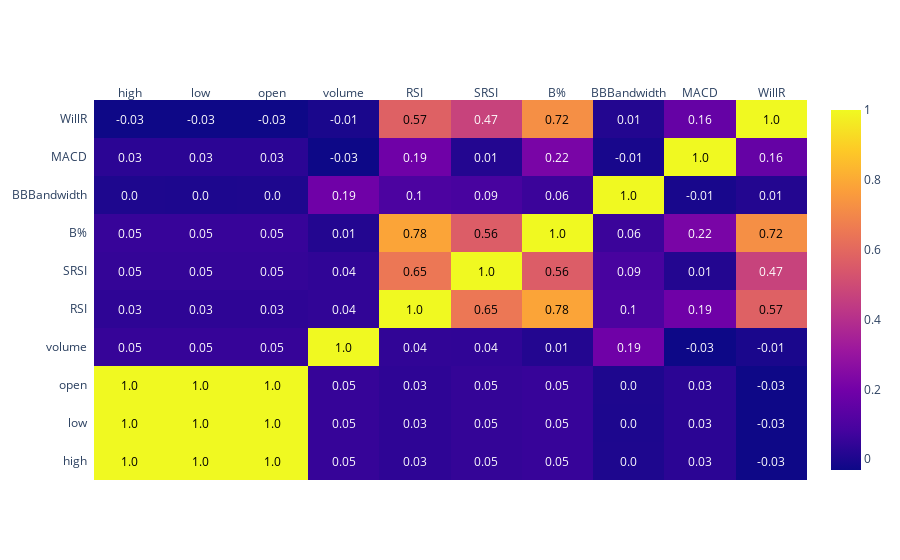

Notebook code cell kept with this figure:
### Code cell
import plotly.figure_factory as ff
corrs = x_train.corr()

correlation_figure = ff.create_annotated_heatmap(
    z=corrs.values,
    x=list(corrs.columns),
    y=list(corrs.index),
    annotation_text=corrs.round(2).values,
    showscale=True)
correlation_figure.show()

### Figure 1 — Plotly figure (JSON) as saved in the notebook; plotly's stock layout.template omitted (floating-point values rounded to 4 significant figures)
{"data": [{"colorscale": [[0, "#0d0887"], [0.1111, "#46039f"], [0.2222, "#7201a8"], [0.3333, "#9c179e"], [0.4444, "#bd3786"], [0.5556, "#d8576b"], [0.6667, "#ed7953"], [0.7778, "#fb9f3a"], [0.8889, "#fdca26"], [1, "#f0f921"]], "reversescale": false, "showscale": true, "type": "heatmap", "x": ["high", "low", "open", "volume", "RSI", "SRSI", "B%", "BBBandwidth", "MACD", "WillR"], "y": ["high", "low", "open", "volume", "RSI", "SRSI", "B%", "BBBandwidth", "MACD", "WillR"], "z": [[1, 1.0, 1.0, 0.05156, 0.0346, 0.04704, 0.05334, 0.002581, 0.02902, -0.02885], [1.0, 1, 1.0, 0.05087, 0.03455, 0.04699, 0.05337, 0.001963, 0.02922, -0.02884], [1.0, 1.0, 1, 0.05125, 0.03448, 0.04689, 0.05318, 0.002273, 0.02907, -0.02898], [0.05156, 0.05087, 0.05125, 1, 0.04079, 0.0385, 0.01281, 0.1897, -0.03108, -0.005468], [0.0346, 0.03455, 0.03448, 0.04079, 1, 0.6486, 0.7838, 0.09938, 0.19, 0.574], [0.04704, 0.04699, 0.04689, 0.0385, 0.6486, 1, 0.5618, 0.08903, 0.01308, 0.4688], [0.05334, 0.05337, 0.05318, 0.01281, 0.7838, 0.5618, 1, 0.06052, 0.2181, 0.7213], [0.002581, 0.001963, 0.002273, 0.1897, 0.09938, 0.08903, 0.06052, 1, -0.009218, 0.01372], [0.02902, 0.02922, 0.02907, -0.03108, 0.19, 0.01308, 0.2181, -0.009218, 1, 0.1649], [-0.02885, -0.02884, -0.02898, -0.005468, 0.574, 0.4688, 0.7213, 0.01372, 0.1649, 1]]}], "layout": {"annotations": [{"font": {"color": "#000000"}, "showarrow": false, "text": "1.0", "x": "high", "xref": "x", "y": "high", "yref": "y"}, {"font": {"color": "#000000"}, "showarrow": false, "text": "1.0", "x": "low", "xref": "x", "y": "high", "yref": "y"}, {"font": {"color": "#000000"}, "showarrow": false, "text": "1.0", "x": "open", "xref": "x", "y": "high", "yref": "y"}, {"font": {"color": "#FFFFFF"}, "showarrow": false, "text": "0.05", "x": "volume", "xref": "x", "y": "high", "yref": "y"}, {"font": {"color": "#FFFFFF"}, "showarrow": false, "text": "0.03", "x": "RSI", "xref": "x", "y": "high", "yref": "y"}, {"font": {"color": "#FFFFFF"}, "showarrow": false, "text": "0.05", "x": "SRSI", "xref": "x", "y": "high", "yref": "y"}, {"font": {"color": "#FFFFFF"}, "showarrow": false, "text": "0.05", "x": "B%", "xref": "x", "y": "high", "yref": "y"}, {"font": {"color": "#FFFFFF"}, "showarrow": false, "text": "0.0", "x": "BBBandwidth", "xref": "x", "y": "high", "yref": "y"}, {"font": {"color": "#FFFFFF"}, "showarrow": false, "text": "0.03", "x": "MACD", "xref": "x", "y": "high", "yref": "y"}, {"font": {"color": "#FFFFFF"}, "showarrow": false, "text": "-0.03", "x": "WillR", "xref": "x", "y": "high", "yref": "y"}, {"font": {"color": "#000000"}, "showarrow": false, "text": "1.0", "x": "high", "xref": "x", "y": "low", "yref": "y"}, {"font": {"color": "#000000"}, "showarrow": false, "text": "1.0", "x": "low", "xref": "x", "y": "low", "yref": "y"}, {"font": {"color": "#000000"}, "showarrow": false, "text": "1.0", "x": "open", "xref": "x", "y": "low", "yref": "y"}, {"font": {"color": "#FFFFFF"}, "showarrow": false, "text": "0.05", "x": "volume", "xref": "x", "y": "low", "yref": "y"}, {"font": {"color": "#FFFFFF"}, "showarrow": false, "text": "0.03", "x": "RSI", "xref": "x", "y": "low", "yref": "y"}, {"font": {"color": "#FFFFFF"}, "showarrow": false, "text": "0.05", "x": "SRSI", "xref": "x", "y": "low", "yref": "y"}, {"font": {"color": "#FFFFFF"}, "showarrow": false, "text": "0.05", "x": "B%", "xref": "x", "y": "low", "yref": "y"}, {"font": {"color": "#FFFFFF"}, "showarrow": false, "text": "0.0", "x": "BBBandwidth", "xref": "x", "y": "low", "yref": "y"}, {"font": {"color": "#FFFFFF"}, "showarrow": false, "text": "0.03", "x": "MACD", "xref": "x", "y": "low", "yref": "y"}, {"font": {"color": "#FFFFFF"}, "showarrow": false, "text": "-0.03", "x": "WillR", "xref": "x", "y": "low", "yref": "y"}, {"font": {"color": "#000000"}, "showarrow": false, "text": "1.0", "x": "high", "xref": "x", "y": "open", "yref": "y"}, {"font": {"color": "#000000"}, "showarrow": false, "text": "1.0", "x": "low", "xref": "x", "y": "open", "yref": "y"}, {"font": {"color": "#000000"}, "showarrow": false, "text": "1.0", "x": "open", "xref": "x", "y": "open", "yref": "y"}, {"font": {"color": "#FFFFFF"}, "showarrow": false, "text": "0.05", "x": "volume", "xref": "x", "y": "open", "yref": "y"}, {"font": {"color": "#FFFFFF"}, "showarrow": false, "text": "0.03", "x": "RSI", "xref": "x", "y": "open", "yref": "y"}, {"font": {"color": "#FFFFFF"}, "showarrow": false, "text": "0.05", "x": "SRSI", "xref": "x", "y": "open", "yref": "y"}, {"font": {"color": "#FFFFFF"}, "showarrow": false, "text": "0.05", "x": "B%", "xref": "x", "y": "open", "yref": "y"}, {"font": {"color": "#FFFFFF"}, "showarrow": false, "text": "0.0", "x": "BBBandwidth", "xref": "x", "y": "open", "yref": "y"}, {"font": {"color": "#FFFFFF"}, "showarrow": false, "text": "0.03", "x": "MACD", "xref": "x", "y": "open", "yref": "y"}, {"font": {"color": "#FFFFFF"}, "showarrow": false, "text": "-0.03", "x": "WillR", "xref": "x", "y": "open", "yref": "y"}, {"font": {"color": "#FFFFFF"}, "showarrow": false, "text": "0.05", "x": "high", "xref": "x", "y": "volume", "yref": "y"}, {"font": {"color": "#FFFFFF"}, "showarrow": false, "text": "0.05", "x": "low", "xref": "x", "y": "volume", "yref": "y"}, {"font": {"color": "#FFFFFF"}, "showarrow": false, "text": "0.05", "x": "open", "xref": "x", "y": "volume", "yref": "y"}, {"font": {"color": "#000000"}, "showarrow": false, "text": "1.0", "x": "volume", "xref": "x", "y": "volume", "yref": "y"}, {"font": {"color": "#FFFFFF"}, "showarrow": false, "text": "0.04", "x": "RSI", "xref": "x", "y": "volume", "yref": "y"}, {"font": {"color": "#FFFFFF"}, "showarrow": false, "text": "0.04", "x": "SRSI", "xref": "x", "y": "volume", "yref": "y"}, {"font": {"color": "#FFFFFF"}, "showarrow": false, "text": "0.01", "x": "B%", "xref": "x", "y": "volume", "yref": "y"}, {"font": {"color": "#FFFFFF"}, "showarrow": false, "text": "0.19", "x": "BBBandwidth", "xref": "x", "y": "volume", "yref": "y"}, {"font": {"color": "#FFFFFF"}, "showarrow": false, "text": "-0.03", "x": "MACD", "xref": "x", "y": "volume", "yref": "y"}, {"font": {"color": "#FFFFFF"}, "showarrow": false, "text": "-0.01", "x": "WillR", "xref": "x", "y": "volume", "yref": "y"}, {"font": {"color": "#FFFFFF"}, "showarrow": false, "text": "0.03", "x": "high", "xref": "x", "y": "RSI", "yref": "y"}, {"font": {"color": "#FFFFFF"}, "showarrow": false, "text": "0.03", "x": "low", "xref": "x", "y": "RSI", "yref": "y"}, {"font": {"color": "#FFFFFF"}, "showarrow": false, "text": "0.03", "x": "open", "xref": "x", "y": "RSI", "yref": "y"}, {"font": {"color": "#FFFFFF"}, "showarrow": false, "text": "0.04", "x": "volume", "xref": "x", "y": "RSI", "yref": "y"}, {"font": {"color": "#000000"}, "showarrow": false, "text": "1.0", "x": "RSI", "xref": "x", "y": "RSI", "yref": "y"}, {"font": {"color": "#000000"}, "showarrow": false, "text": "0.65", "x": "SRSI", "xref": "x", "y": "RSI", "yref": "y"}, {"font": {"color": "#000000"}, "showarrow": false, "text": "0.78", "x": "B%", "xref": "x", "y": "RSI", "yref": "y"}, {"font": {"color": "#FFFFFF"}, "showarrow": false, "text": "0.1", "x": "BBBandwidth", "xref": "x", "y": "RSI", "yref": "y"}, {"font": {"color": "#FFFFFF"}, "showarrow": false, "text": "0.19", "x": "MACD", "xref": "x", "y": "RSI", "yref": "y"}, {"font": {"color": "#000000"}, "showarrow": false, "text": "0.57", "x": "WillR", "xref": "x", "y": "RSI", "yref": "y"}, {"font": {"color": "#FFFFFF"}, "showarrow": false, "text": "0.05", "x": "high", "xref": "x", "y": "SRSI", "yref": "y"}, {"font": {"color": "#FFFFFF"}, "showarrow": false, "text": "0.05", "x": "low", "xref": "x", "y": "SRSI", "yref": "y"}, {"font": {"color": "#FFFFFF"}, "showarrow": false, "text": "0.05", "x": "open", "xref": "x", "y": "SRSI", "yref": "y"}, {"font": {"color": "#FFFFFF"}, "showarrow": false, "text": "0.04", "x": "volume", "xref": "x", "y": "SRSI", "yref": "y"}, {"font": {"color": "#000000"}, "showarrow": false, "text": "0.65", "x": "RSI", "xref": "x", "y": "SRSI", "yref": "y"}, {"font": {"color": "#000000"}, "showarrow": false, "text": "1.0", "x": "SRSI", "xref": "x", "y": "SRSI", "yref": "y"}, {"font": {"color": "#000000"}, "showarrow": false, "text": "0.56", "x": "B%", "xref": "x", "y": "SRSI", "yref": "y"}, {"font": {"color": "#FFFFFF"}, "showarrow": false, "text": "0.09", "x": "BBBandwidth", "xref": "x", "y": "SRSI", "yref": "y"}, {"font": {"color": "#FFFFFF"}, "showarrow": false, "text": "0.01", "x": "MACD", "xref": "x", "y": "SRSI", "yref": "y"}, {"font": {"color": "#FFFFFF"}, "showarrow": false, "text": "0.47", "x": "WillR", "xref": "x", "y": "SRSI", "yref": "y"}, {"font": {"color": "#FFFFFF"}, "showarrow": false, "text": "0.05", "x": "high", "xref": "x", "y": "B%", "yref": "y"}, {"font": {"color": "#FFFFFF"}, "showarrow": false, "text": "0.05", "x": "low", "xref": "x", "y": "B%", "yref": "y"}, {"font": {"color": "#FFFFFF"}, "showarrow": false, "text": "0.05", "x": "open", "xref": "x", "y": "B%", "yref": "y"}, {"font": {"color": "#FFFFFF"}, "showarrow": false, "text": "0.01", "x": "volume", "xref": "x", "y": "B%", "yref": "y"}, {"font": {"color": "#000000"}, "showarrow": false, "text": "0.78", "x": "RSI", "xref": "x", "y": "B%", "yref": "y"}, {"font": {"color": "#000000"}, "showarrow": false, "text": "0.56", "x": "SRSI", "xref": "x", "y": "B%", "yref": "y"}, {"font": {"color": "#000000"}, "showarrow": false, "text": "1.0", "x": "B%", "xref": "x", "y": "B%", "yref": "y"}, {"font": {"color": "#FFFFFF"}, "showarrow": false, "text": "0.06", "x": "BBBandwidth", "xref": "x", "y": "B%", "yref": "y"}, {"font": {"color": "#FFFFFF"}, "showarrow": false, "text": "0.22", "x": "MACD", "xref": "x", "y": "B%", "yref": "y"}, {"font": {"color": "#000000"}, "showarrow": false, "text": "0.72", "x": "WillR", "xref": "x", "y": "B%", "yref": "y"}, {"font": {"color": "#FFFFFF"}, "showarrow": false, "text": "0.0", "x": "high", "xref": "x", "y": "BBBandwidth", "yref": "y"}, {"font": {"color": "#FFFFFF"}, "showarrow": false, "text": "0.0", "x": "low", "xref": "x", "y": "BBBandwidth", "yref": "y"}, {"font": {"color": "#FFFFFF"}, "showarrow": false, "text": "0.0", "x": "open", "xref": "x", "y": "BBBandwidth", "yref": "y"}, {"font": {"color": "#FFFFFF"}, "showarrow": false, "text": "0.19", "x": "volume", "xref": "x", "y": "BBBandwidth", "yref": "y"}, {"font": {"color": "#FFFFFF"}, "showarrow": false, "text": "0.1", "x": "RSI", "xref": "x", "y": "BBBandwidth", "yref": "y"}, {"font": {"color": "#FFFFFF"}, "showarrow": false, "text": "0.09", "x": "SRSI", "xref": "x", "y": "BBBandwidth", "yref": "y"}, {"font": {"color": "#FFFFFF"}, "showarrow": false, "text": "0.06", "x": "B%", "xref": "x", "y": "BBBandwidth", "yref": "y"}, {"font": {"color": "#000000"}, "showarrow": false, "text": "1.0", "x": "BBBandwidth", "xref": "x", "y": "BBBandwidth", "yref": "y"}, {"font": {"color": "#FFFFFF"}, "showarrow": false, "text": "-0.01", "x": "MACD", "xref": "x", "y": "BBBandwidth", "yref": "y"}, {"font": {"color": "#FFFFFF"}, "showarrow": false, "text": "0.01", "x": "WillR", "xref": "x", "y": "BBBandwidth", "yref": "y"}, {"font": {"color": "#FFFFFF"}, "showarrow": false, "text": "0.03", "x": "high", "xref": "x", "y": "MACD", "yref": "y"}, {"font": {"color": "#FFFFFF"}, "showarrow": false, "text": "0.03", "x": "low", "xref": "x", "y": "MACD", "yref": "y"}, {"font": {"color": "#FFFFFF"}, "showarrow": false, "text": "0.03", "x": "open", "xref": "x", "y": "MACD", "yref": "y"}, {"font": {"color": "#FFFFFF"}, "showarrow": false, "text": "-0.03", "x": "volume", "xref": "x", "y": "MACD", "yref": "y"}, {"font": {"color": "#FFFFFF"}, "showarrow": false, "text": "0.19", "x": "RSI", "xref": "x", "y": "MACD", "yref": "y"}, {"font": {"color": "#FFFFFF"}, "showarrow": false, "text": "0.01", "x": "SRSI", "xref": "x", "y": "MACD", "yref": "y"}, {"font": {"color": "#FFFFFF"}, "showarrow": false, "text": "0.22", "x": "B%", "xref": "x", "y": "MACD", "yref": "y"}, {"font": {"color": "#FFFFFF"}, "showarrow": false, "text": "-0.01", "x": "BBBandwidth", "xref": "x", "y": "MACD", "yref": "y"}, {"font": {"color": "#000000"}, "showarrow": false, "text": "1.0", "x": "MACD", "xref": "x", "y": "MACD", "yref": "y"}, {"font": {"color": "#FFFFFF"}, "showarrow": false, "text": "0.16", "x": "WillR", "xref": "x", "y": "MACD", "yref": "y"}, {"font": {"color": "#FFFFFF"}, "showarrow": false, "text": "-0.03", "x": "high", "xref": "x", "y": "WillR", "yref": "y"}, {"font": {"color": "#FFFFFF"}, "showarrow": false, "text": "-0.03", "x": "low", "xref": "x", "y": "WillR", "yref": "y"}, {"font": {"color": "#FFFFFF"}, "showarrow": false, "text": "-0.03", "x": "open", "xref": "x", "y": "WillR", "yref": "y"}, {"font": {"color": "#FFFFFF"}, "showarrow": false, "text": "-0.01", "x": "volume", "xref": "x", "y": "WillR", "yref": "y"}, {"font": {"color": "#000000"}, "showarrow": false, "text": "0.57", "x": "RSI", "xref": "x", "y": "WillR", "yref": "y"}, {"font": {"color": "#FFFFFF"}, "showarrow": false, "text": "0.47", "x": "SRSI", "xref": "x", "y": "WillR", "yref": "y"}, {"font": {"color": "#000000"}, "showarrow": false, "text": "0.72", "x": "B%", "xref": "x", "y": "WillR", "yref": "y"}, {"font": {"color": "#FFFFFF"}, "showarrow": false, "text": "0.01", "x": "BBBandwidth", "xref": "x", "y": "WillR", "yref": "y"}, {"font": {"color": "#FFFFFF"}, "showarrow": false, "text": "0.16", "x": "MACD", "xref": "x", "y": "WillR", "yref": "y"}, {"font": {"color": "#000000"}, "showarrow": false, "text": "1.0", "x": "WillR", "xref": "x", "y": "WillR", "yref": "y"}], "xaxis": {"dtick": 1, "gridcolor": "rgb(0, 0, 0)", "side": "top", "ticks": ""}, "yaxis": {"dtick": 1, "ticks": "", "ticksuffix": "  "}}}
